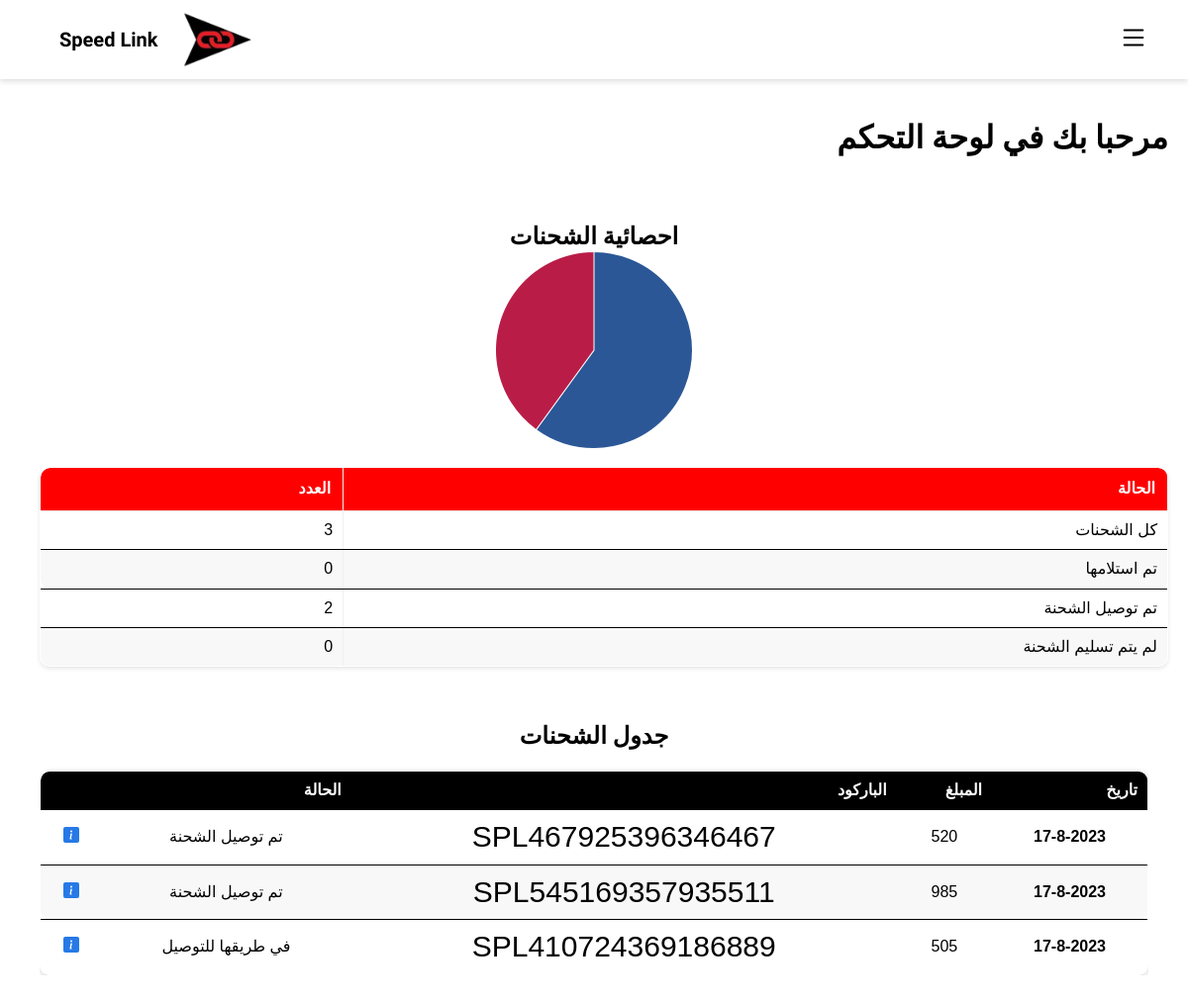
The app's page /dashboard (signed in) with its own data.
### app.py (models this page shows)
class Shipment(db.Model):
    id = db.Column(db.Integer, primary_key=True)
    barcode = db.Column(db.String(18))
    shipper_username = db.Column(db.Integer)
    status = db.Column(db.String(50))
    delivery_id = db.Column(db.Integer)
    shipper_name = db.Column(db.String(100))
    shipper_phone_1 = db.Column(db.String(11))
    shipper_phone_2 = db.Column(db.String(11))
    shipper_address = db.Column(db.String(200))
    shipper_city = db.Column(db.String(100))
    shipper_wallet_code = db.Column(db.String(15))
    shipper_note = db.Column(db.Text)
    recipient_name = db.Column(db.String(100))
    recipient_phone_1 = db.Column(db.String(15))
    recipient_phone_2 = db.Column(db.String(15))
    recipient_address = db.Column(db.String(200))
    recipient_city = db.Column(db.String(100))
    recipient_note = db.Column(db.Text)
    pprice = db.Column(db.Integer)
    dprice = db.Column(db.Integer)
    tprice = db.Column(db.Integer)
    shipment_status = db.Column(db.String(100))
    date = db.Column(db.String(23))
    delivery_date = db.Column(db.String(23) )
    aws_code = db.Column(db.String(25))
    how = db.Column(db.String(25))
    isprint = db.Column(db.Integer)
    issend = db.Column(db.Integer)
    Collector = db.Column(db.Integer)

### app.py (the view)
@app.route('/dashboard')
def dashboard():
    user_type = session.get('user_type')
    username = session.get('username')
    if user_type == 'admin':
        s1 = Shipment.query.filter_by().count()
        s2 = Shipment.query.filter_by(shipment_status='تم استلامها').count()
        s3 = Shipment.query.filter_by(shipment_status='تم توصيل الشحنة').count()
        s4 = Shipment.query.filter_by(shipment_status='لم يتم تسليم الشحنة').count()
        shinfo = Shipment.query.filter_by(status='New Add').all()
        shinfo = shinfo[::-1]
        notnum = Notifications.query.filter_by(state='0').all()
        y = 0
        for x in notnum:
            y += 1
        session['numn'] = y
        return render_template('dashboard.html', paget= 'مرحبا بك في لوحة التحكم',user_type=user_type, username=username,infoL=shinfo,s1=s1,s2=s2,s3=s3,s4=s4)
    elif user_type == 'shipper':
        s1 = Shipment.query.filter_by(shipper_username=username).count()
        s2 = Shipment.query.filter_by(shipment_status='تم استلامها',shipper_username=username).count()
        s3 = Shipment.query.filter_by(shipment_status='تم توصيل الشحنة',shipper_username=username).count()
        s4 = Shipment.query.filter_by(shipment_status='لم يتم تسليم الشحنة',shipper_username=username).count()
        shinfo = Shipment.query.filter_by(shipper_username=username).all()
        shinfo = shinfo[::-1]
        shipper = Shippers.query.filter_by(username=username).first()
        return render_template('dashboard.html',  paget= 'مرحبا بك في لوحة التحكم',user_type=user_type, username=username,infoS=shipper,infoL=shinfo,s1=s1,s2=s2,s3=s3,s4=s4)
    elif user_type == 'delivery':
        de = Delivery.query.filter_by(username=username).first()
        sh = Shipment.query.filter_by(delivery_id=de.id,delivery_date=date.today()).all()
        return render_template('delivery-dashboard.html', user_type=user_type, username=username,sh=sh)
    else:
        return redirect('/login')

### templates/dashboard.html (shortened to what this page needs)
{% extends 'base.html' %}
{% block content %}
<br><br><link href="https://fonts.cdnfonts.com/css/barcode-font" rel="stylesheet">
  <link rel="stylesheet" href="https://cdnjs.cloudflare.com/ajax/libs/normalize/8.0.1/normalize.min.css" />
  <div style="display: flex; justify-content: space-between;" class="sttick"><center>
    <div class="canvas-container" style="flex: 1;margin: 10px 0 0 0; max-width: 800px;">
        <h2>احصائية الشحنات</h2>
      <canvas id="myChart" style="width: 332px;"></canvas>
    </div>
   </center><br>
    <div style="flex: 1; padding-left: 20px;" class="table-dash">
        <table border="1" id="data-table">
            <thead>
                <tr>
                    <th>الحالة</th>
                    <th>العدد</th>
                </tr>
            </thead>
            <tbody>
              <tr><td>كل الشحنات</td><td>{{ s1 }}</td></tr>
              <tr><td>تم استلامها</td><td>{{ s2 }}</td></tr>
              <tr><td>تم توصيل الشحنة</td><td>{{ s3 }}</td></tr>
        <tr><td>     لم يتم تسليم الشحنة   </td><td>{{ s4 }}</td></tr>
            </tbody>
        </table>
    </div>
  </div><br><br>
  <div class="operations-table">
    <h2>جدول الشحنات</h2>{% if infoL %}
    <table>
        <thead>
            <tr>
                <th>تاريخ</th>
                <th>المبلغ</th>
                <th>الباركود</th>
                <th>الحالة</th>
                <th></th>
            </tr>
        </thead>
        <tbody>
           {% for log in infoL%}
            <tr>
                <td class="date"><strong>17-8-2023</strong></td>
                <td>{{ log.pprice }}</td>
                <td><p class="code">{{ log.barcode }}</p></td>
                <td>{{ log.shipment_status }}</td>
                <td><a href="/track/{{log.barcode}}" class="details-btn"></a></td>
            </tr>
            {% endfor %}
        </tbody>
    </table>{% endif %}
</div>
  <script>
    // Get xValues and yValues from the table cells
    var xValues = [];
    var yValues = [];
    document.querySelectorAll('#data-table tbody tr').forEach((row) => {
        var cells = row.querySelectorAll('td');
        xValues.push(cells[0].textContent);
        yValues.push(parseInt(cells[1].textContent));
    });
    // Rest of your Chart.js code
    var barColors = [
        '#2b5797',
        '#00aba9',
        '#b91d47',
        '#1e7145',
    ];
    new Chart('myChart', {
        type: 'pie',
        data: {
            labels: xValues,
            datasets: [{
                backgroundColor: barColors,
                data: yValues,
            }],
        },
        options: {
            legend: false,
            title: {
                display: false,
            },
        },
    });
  </script>
{% endblock %}

### static/css/style.css (style rules this page uses)
* { margin: 0; padding: 0; box-sizing: border-box; }
body { font-family: 'Cairo', sans-serif; background: rgb(189, 208, 251); }

### templates/base.html (style rules this page uses)
body { margin: 0; padding: 0; background-color: #fff; font-family: "Cairo", sans-serif; direction: rtl; min-height: 100vh; }

### templates/dashboard.html (style rules this page uses)
table { border-collapse: collapse; width: 100%; margin: 0; padding: 0; font-family: Arial, sans-serif; border-radius: 10px; box-shadow: 0 2px 4px rgba(0, 0, 0, 0.1); overflow: hidden; }
th { background-color: red; color: white; text-align: right; padding: 12px; font-weight: 600; }
td { padding: 12px; border-bottom: 1px solid #f0f0f0; text-align: right; }
tr:nth-child(even) { background-color: #f8f8f8; }
table { border: 1px solid #f0f0f0; }
th, td { text-align: right; }
th:first-child { border-top-right-radius: 10px; }
th:last-child { border-top-left-radius: 10px; }
td:first-child { border-bottom-right-radius: 10px; }
td:last-child { border-bottom-left-radius: 10px; }
.operations-table { text-align: center; margin: 20px; }
.operations-table h2 { margin-bottom: 20px; }
.operations-table table { width: 100%; border-collapse: collapse; background-color: #fff; box-shadow: 0 2px 6px rgba(0, 0, 0, 0.15); }
.operations-table th, td { padding: 10px; border-bottom: 1px solid #000; }
.operations-table th { background-color: #000; font-weight: bold; }
.operations-table td { text-align: center; }
.details-btn { color: #fff; border: none; border-radius: 4px; cursor: pointer; }
@media screen and (max-width: 1200px) { .operations-table { overflow-x: auto; } }
@media screen and (max-width: 1200px) { .sttick { flex-direction: column; } }
@media screen and (max-width: 1200px) { #myChart { width: 50% !important; height: auto !important; } }
@media screen and (max-width: 1200px) { .date { white-space: nowrap; } }
body { background-color: #ffffff; }
.code { font-family: 'barcode font', sans-serif; font-size : 30px; }

### records on screen
Shipment: pprice "520", barcode "SPL467925396346467", shipment_status "تم توصيل الشحنة"
Shipment: pprice "985", barcode "SPL545169357935511", shipment_status "تم توصيل الشحنة"
Shipment: pprice "505", barcode "SPL410724369186889", shipment_status "في طريقها للتوصيل"

### other values on screen
{{ paget }} "مرحبا بك في لوحة التحكم"
{{ s1 }} "3"
{{ s2 }} "0"
{{ s3 }} "2"
{{ s4 }} "0"
